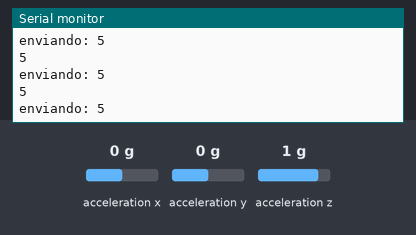
Recording of a sketch running on a simulated ESP8266 (NodeMCU). Parts: the last lines printed to the serial monitor. Wiring (inferred from the names in the program): ADXL345 accelerometer at I2C address 0x53. The inputs (shaded band) are chosen by the test bench; at power-on: acceleration x 0 g, acceleration y 0 g, acceleration z 1 g. WiFi joins after 1.5 s; servers stay silent unless stated.

Above: at 1.2 s.
1.3 s: acceleration x set to -1.4 g
At 1.36 s:
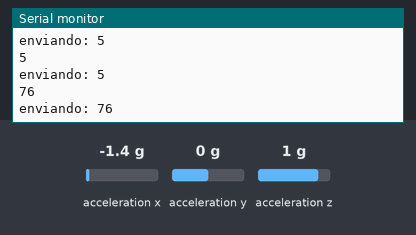
2.8 s: acceleration y set to -1.4 g
At 2.8 s:
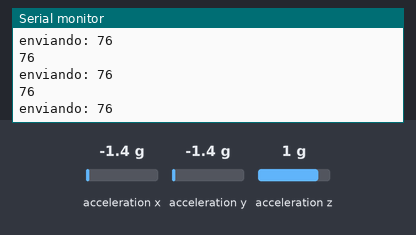
4.3 s: acceleration z set to -1.4 g
At 4.3 s:
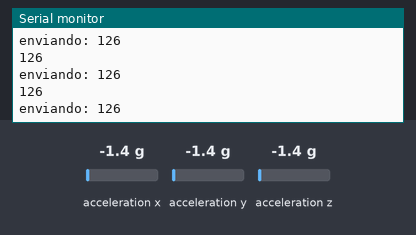
Timing chart, 0 to 7.3 s (numbered marks = the images above; inputs shaded):
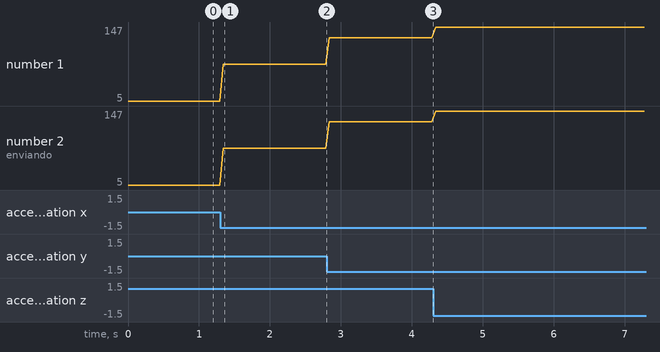

The sketch:

wifiudp_client_ADXL345.ino
```cpp
#include <ESP8266WiFi.h>
#include <WiFiUdp.h>
#include <Wire.h>
#include "math.h"

WiFiUDP Udp;
const char *ssid = "nn";  //
const char *password = "nneunaiz";

char packetBuffer[255];
unsigned int localPort = 9999;
IPAddress ipServidor(192, 168, 4, 1);
IPAddress ipCliente(192, 168, 4, 10);
IPAddress Subnet(255, 255, 255, 0);

#define DEVICE (0x53) // Device address as specified in data sheet

byte _buff[6];
char POWER_CTL = 0x2D;    //Power Control Register
char DATA_FORMAT = 0x31;
char DATAX0 = 0x32;    //X-Axis Data 0
char DATAX1 = 0x33;    //X-Axis Data 1
char DATAY0 = 0x34;    //Y-Axis Data 0
char DATAY1 = 0x35;    //Y-Axis Data 1
char DATAZ0 = 0x36;    //Z-Axis Data 0
char DATAZ1 = 0x37;    //Z-Axis Data 1

void writeTo(byte address, byte val)
{
  Wire.beginTransmission(DEVICE); // start transmission to device
  Wire.write(address); // send register address
  Wire.write(val); // send value to write
  Wire.endTransmission(); // end transmission
}

// Reads num bytes starting from address register on device in to _buff array
void readFrom(byte address, int num, byte _buff[])
{
  Wire.beginTransmission(DEVICE); // start transmission to device
  Wire.write(address); // sends address to read from
  Wire.endTransmission(); // end transmission
  Wire.beginTransmission(DEVICE); // start transmission to device
  Wire.requestFrom(DEVICE, num); // request 6 bytes from device

  int i = 0;
  while(Wire.available()) // device may send less than requested (abnormal)
  {
    _buff[i] = Wire.read(); // receive a byte
    i++;
  }
  Wire.endTransmission(); // end transmission
}

void setup() {
  Serial.begin(115200);
  WiFi.begin(ssid, password);
  WiFi.mode(WIFI_STA); // para que solo sea STA y no genere la IP 192.168.4.1
  WiFi.config(ipCliente, ipServidor, Subnet);
  Udp.begin(localPort);

  Wire.begin(0,2);

  // Put the ADXL345 into +/- 2G range by writing the value 0x01 to the DATA_FORMAT register.
  // FYI: 0x00 = 2G, 0x01 = 4G, 0x02 = 8G, 0x03 = 16G
  writeTo(DATA_FORMAT, 0x00);

  // Put the ADXL345 into Measurement Mode by writing 0x08 to the POWER_CTL register.
  writeTo(POWER_CTL, 0x08);
}
void loop() {

  uint8_t howManyBytesToRead = 6;
  readFrom( DATAX0, howManyBytesToRead, _buff); //read the acceleration data from the ADXL345

  // each axis reading comes in 10 bit resolution, ie 2 bytes. Least Significat Byte first!!
  // thus we are converting both bytes in to one
  // cave: esp8266 is 32bit, thus use short and not int as in Arduino examples
  short x = (((short)_buff[1]) << 8) | _buff[0];
  short y = (((short)_buff[3]) << 8) | _buff[2];
  short z = (((short)_buff[5]) << 8) | _buff[4];

  unsigned long total = 100*abs(sqrtf(x*x+y*y+z*z)*2./512-0.95);

//ENVIO
    Udp.beginPacket(ipServidor,9999);
    char buf[20];
    Serial.println(total);
    sprintf(buf, "%lu", total);
    Udp.write(buf);
    Udp.write("\r\n");
    Udp.endPacket();
    Serial.print("enviando: ");
    Serial.println(buf);

delay(50);
}
```

Measured:
- after the input at 1.3 s, the serial monitor: prints a new line at once (image 1)
- plotted number 1: 5 → 76 after the input at 1.3 s, 76 → 126 after the input at 2.8 s, 126 → 147 after the input at 4.3 s
- plotted number 2: 5 → 76 after the input at 1.3 s, 76 → 126 after the input at 2.8 s, 126 → 147 after the input at 4.3 s
